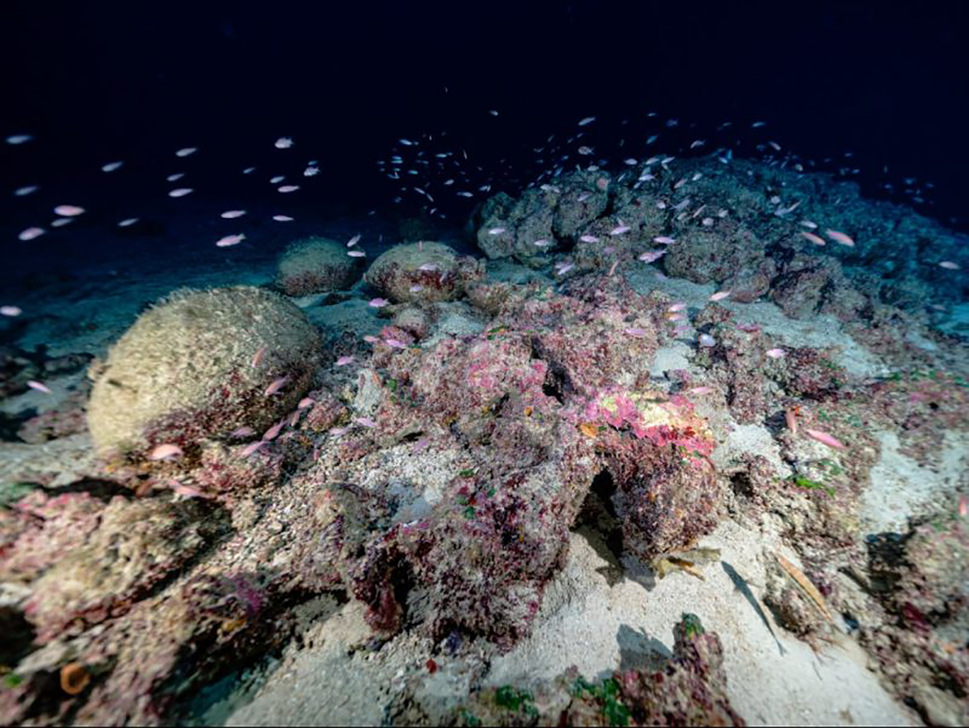
#> input picture preprocess/data/img0.png, 969 x 728 px, shrunk from 1200 x 902 before the run
$ python -i preprocess.py   (imports and definitions only)
#> lines starting #> are read from the running program, lines starting #| are printed output that depends on the picture; after the words box and inside, x2 and y2 are one past the last pixel; in counts of white or black regions, pixels touching at a corner belong together
import cv2
import matplotlib.pyplot as plt
import numpy as np

# [1 line not run here, left out]


def preprocess(image):
    image = cv2.cvtColor(image, cv2.COLOR_RGB2BGR)
#> image is the input picture: shape (728, 969, 3); mean B, G, R 83.5, 77.8, 76.3
    sat = cv2.cvtColor(image, cv2.COLOR_BGR2HSV_FULL)[:, :, 2]  # 1. gray
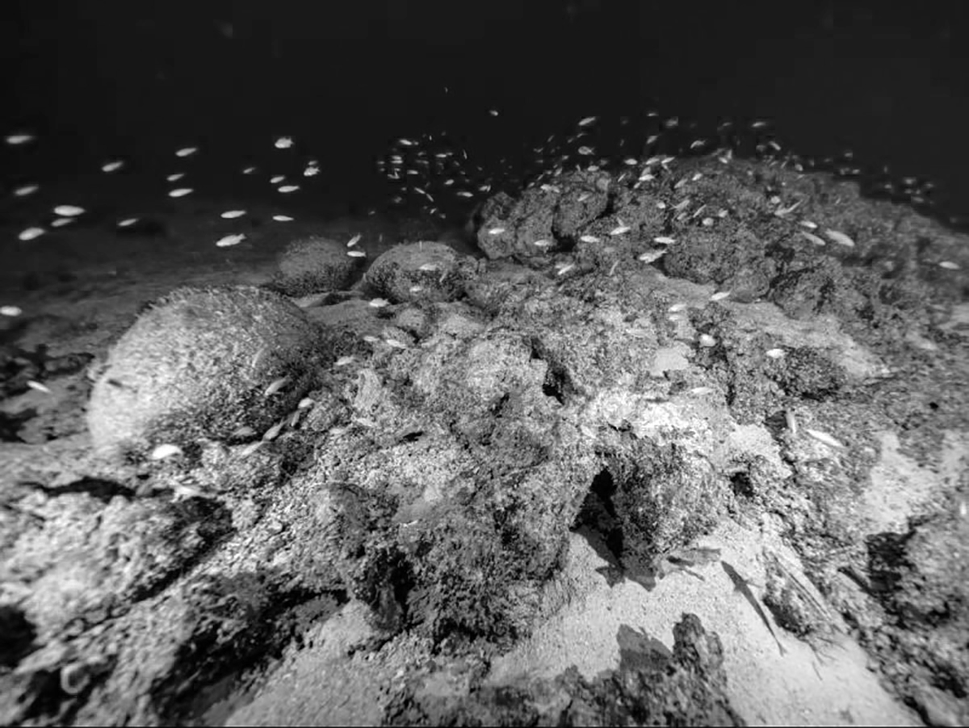
#> sat: shape (728, 969); min 0, max 255, mean 92.9

    # [7 lines of commented-out code are left out]

    edges = cv2.Canny(sat, 100, 255)
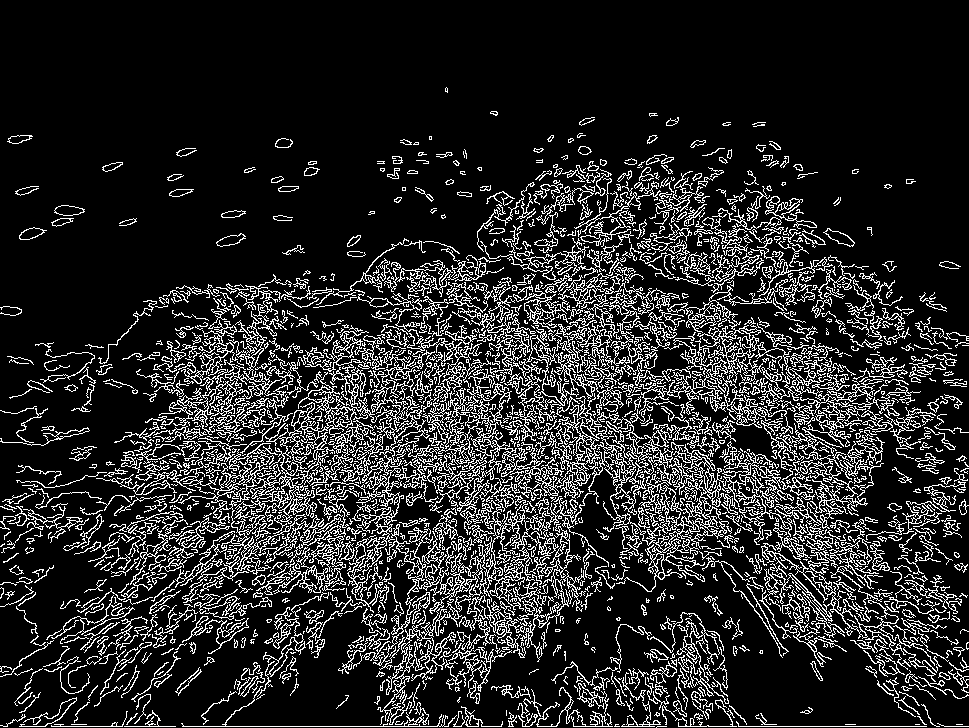
#> edges: shape (728, 969); 15.7% white in thin lines or dots, all inside (x1, y1, x2, y2) = (0, 87, 969, 728)

    kernel = np.zeros((8, 8), np.uint8)
    img_erosion = cv2.erode(edges, kernel, iterations=1)
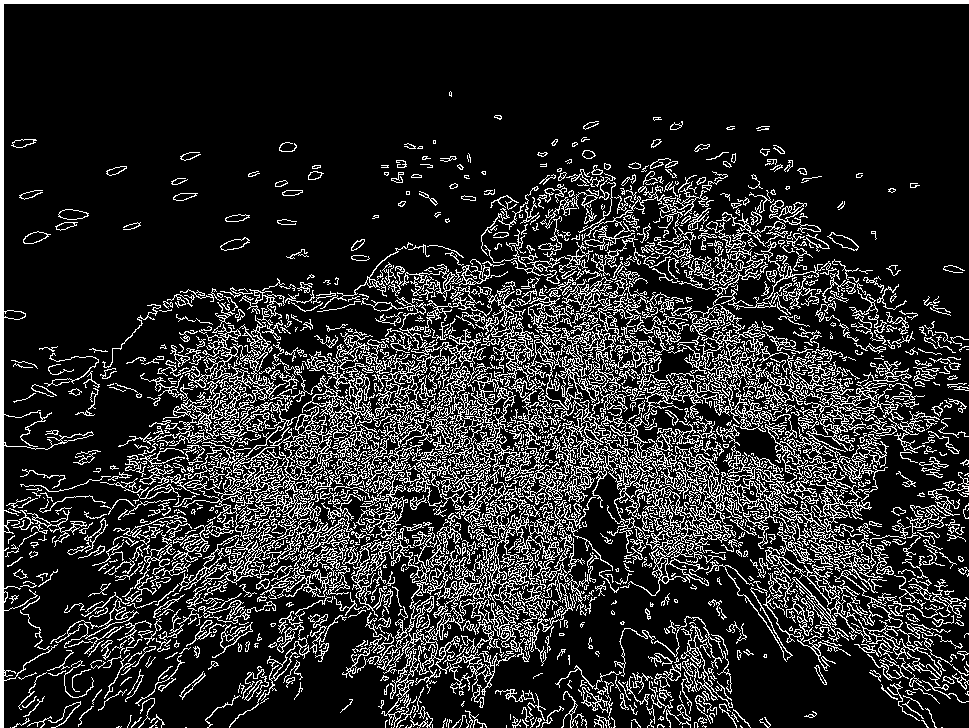
#> img_erosion: shape (728, 969); 16.5% white in thin lines or dots

    OPEN_KERNEL, CLOSE_KERNEL = np.ones((5, 5), np.uint8), np.ones((20, 20), np.uint8)

    morph = cv2.morphologyEx(cv2.bitwise_not(img_erosion), cv2.MORPH_OPEN, OPEN_KERNEL)
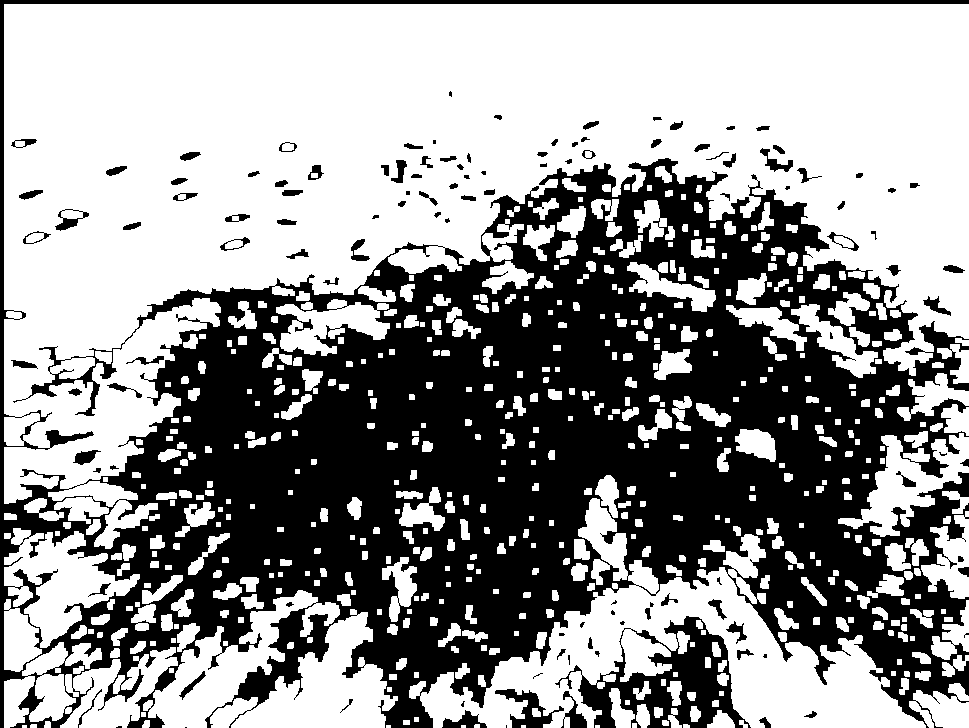
#> morph: shape (728, 969); 58.9% white; 120 black regions (25 under 20 px), largest, box (x1, y1, x2, y2) and area: (0, 0, 969, 728) 273178, (555, 616, 751, 728) 7930, (495, 689, 564, 728) 959
    morph = cv2.morphologyEx(morph, cv2.MORPH_CLOSE, CLOSE_KERNEL)
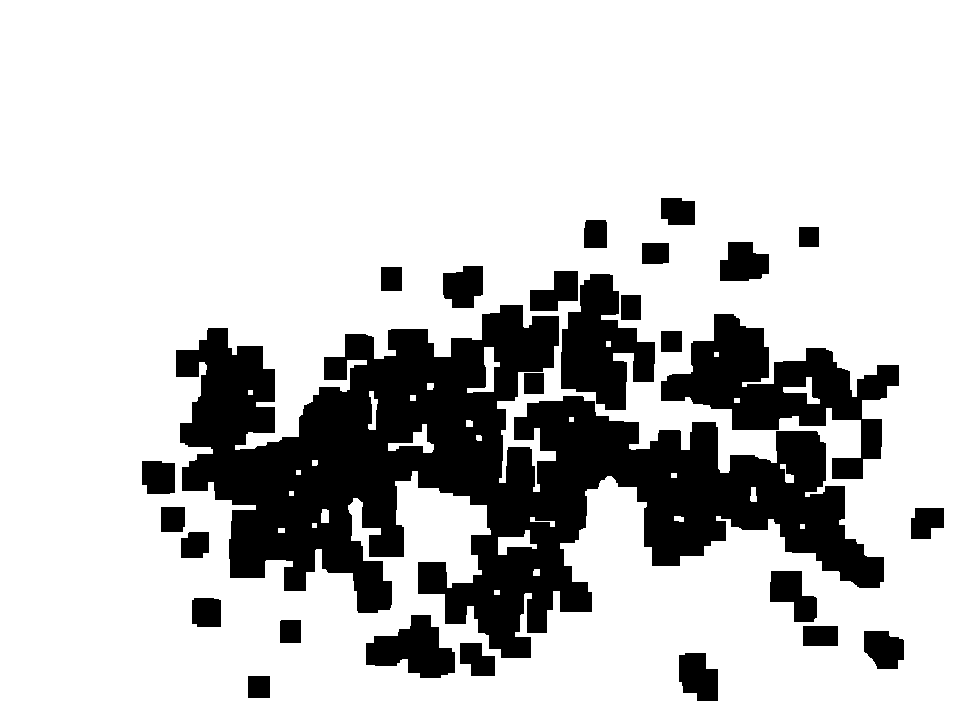
#> morph: shape (728, 969); 78.7% white; 27 black regions, largest, box (x1, y1, x2, y2) and area: (176, 305, 884, 658) 105576, (661, 314, 899, 479) 15016, (561, 274, 655, 410) 7546

    morph = cv2.bitwise_not(morph)
#> morph: shape (728, 969); 21.3% white; 27 white regions

    contours, hierarchy = cv2.findContours(
        morph, cv2.RETR_EXTERNAL, cv2.CHAIN_APPROX_SIMPLE
    )
#> contours = 27 contours; largest, box (x1, y1, x2, y2) and area: (176, 305, 884, 658) 105598, (661, 314, 899, 479) 14848, (561, 274, 655, 410) 7296, (366, 615, 455, 678) 3219, (770, 571, 817, 622) 1422

    rectangle_images = []
    min_contour_area = 10000
    try:
        hierarchy = hierarchy[0]
    except:
        hierarchy = []
    height, width, _ = image.shape
#> height = 728; width = 969
    min_x, min_y = width, height
#> min_x = 969; min_y = 728
    max_x = max_y = 0
    for contour, hier in zip(contours, hierarchy):
        if cv2.contourArea(contour) > min_contour_area:
            (x, y, w, h) = cv2.boundingRect(contour)
            min_x, max_x = min(x, min_x), max(x + w, max_x)
            min_y, max_y = min(y, min_y), max(y + h, max_y)
            # cv2.rectangle(image, (x, y), (x + w, y + h), (255, 0, 0), 10)
            if x > 5 and y > 5:
                # extracted_rectangle = image[y : y + h, x : x + w]
                rectangle_images.append(list([x, y, w, h]))
            else:
                pass
#> this loop made 27 passes
#> (hier, x, y, w, h, min_x, max_x, min_y) on passes 16 to 17: ([16, 14, -1, -1], 661, 314, 238, 165, 661, 899, 314), ([17, 15, -1, -1], 176, 305, 708, 353, 176, 899, 305)
#> hier on passes 2, 3, 4, 6, 7, 8: [2, 0, -1, -1], [3, 1, -1, -1], [4, 2, -1, -1], [6, 4, -1, -1], [7, 5, -1, -1], [8, 6, -1, -1]
#> after the loop, rectangle_images = [[661, 314, 238, 165], [176, 305, 708, 353]]
    if max_x - min_x > 0 and max_y - min_y > 0:
        pass

    titles = ["image", "morph"]

    images = [image, morph]

    # [8 lines of commented-out code are left out]

    return rectangle_images, morph

>>> import cv2
>>> picture = cv2.cvtColor(cv2.imread('data/img0.png'), cv2.COLOR_BGR2RGB)
>>> result = preprocess(picture)

$ run again, on preprocess/data/img1.png
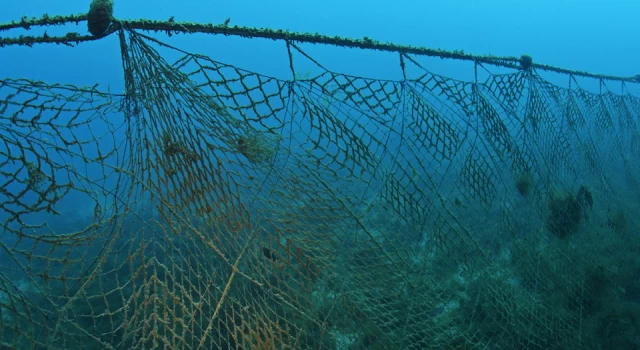
#> input picture preprocess/data/img1.png, 640 x 350 px
#> in preprocess, image is the input picture: shape (350, 640, 3); mean B, G, R 123.2, 101.2, 26.3
#> in preprocess, `edges = cv2.Canny(sat, 100, 255)`:
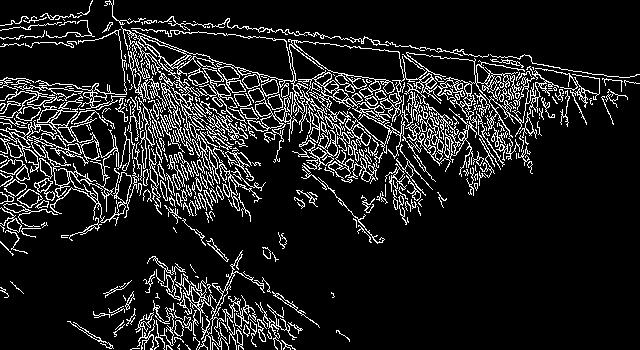
#> edges: shape (350, 640); 12.1% white in thin lines or dots
#> img_erosion: shape (350, 640); 13.7% white in thin lines or dots
#> in preprocess, `morph = cv2.morphologyEx(morph, cv2.MORPH_CLOSE, CLOSE_KERNEL)`:
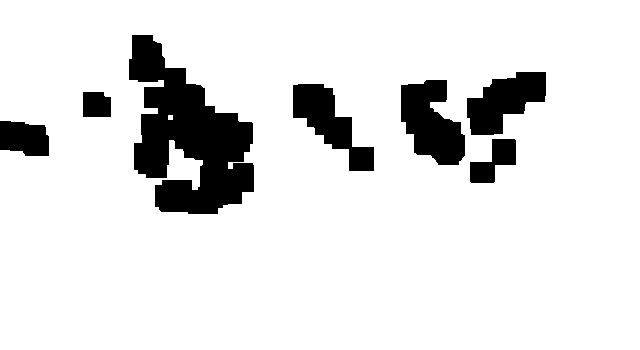
#> morph: shape (350, 640); 88.6% white; 7 black regions, largest, box (x1, y1, x2, y2) and area: (129, 35, 254, 214) 12565, (401, 80, 465, 165) 3633, (467, 72, 546, 135) 3044
#> contours = 7 contours; box (x1, y1, x2, y2) and area: (129, 35, 254, 214) 12142, (401, 80, 465, 165) 3486, (467, 72, 546, 135) 2910, (293, 84, 374, 171) 2868, (0, 121, 49, 156) 1368, (470, 139, 516, 183) 1050, (83, 92, 111, 117) 615
#> the loop in preprocess, `for contour, hier in zip(contours, hierarchy):` made 7 passes
#> (hier, x, y, w, h, min_x, max_x, min_y) on pass 7: ([-1, 5, -1, -1], 129, 35, 125, 179, 129, 254, 35)
#> after the loop in preprocess, `for contour, hier in zip(contours, hierarchy):`: rectangle_images = [[129, 35, 125, 179]]

$ run again, on preprocess/data/img10.png
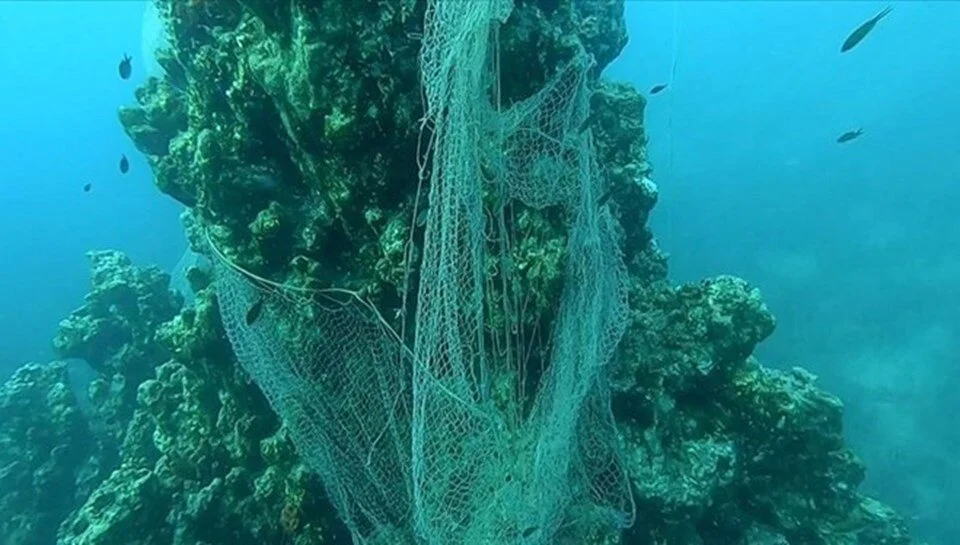
#> input picture preprocess/data/img10.png, 960 x 545 px
#> in preprocess, image is the input picture: shape (545, 960, 3); mean B, G, R 136.9, 130.5, 26.9
#> in preprocess, `edges = cv2.Canny(sat, 100, 255)`:
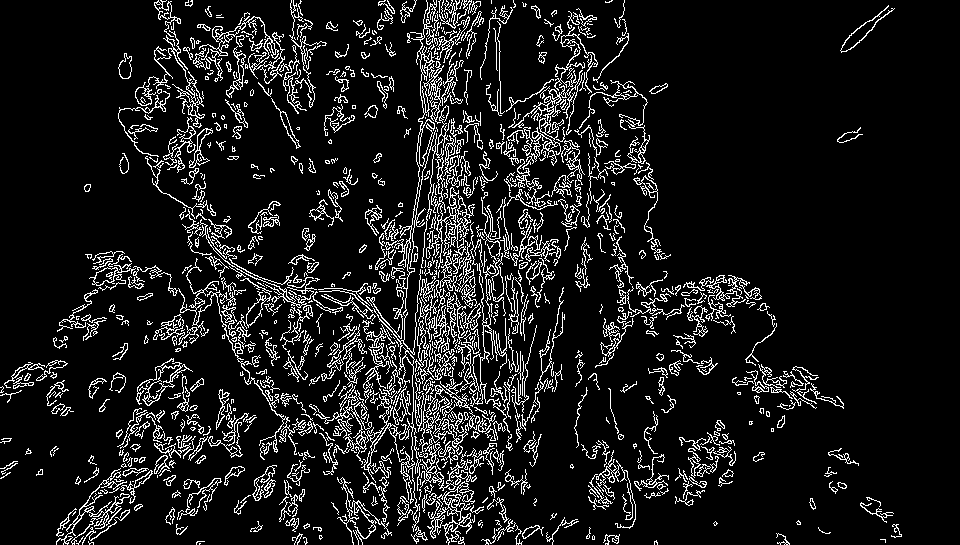
#> edges: shape (545, 960); 10.2% white in thin lines or dots
#> img_erosion: shape (545, 960); 11.3% white in thin lines or dots
#> in preprocess, `morph = cv2.morphologyEx(morph, cv2.MORPH_CLOSE, CLOSE_KERNEL)`:
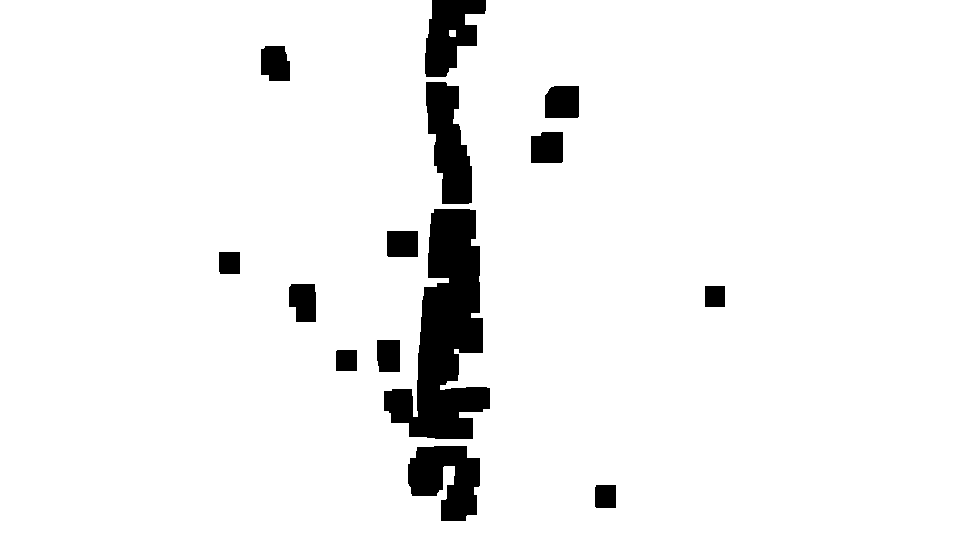
#> morph: shape (545, 960); 94.1% white; 14 black regions, largest, box (x1, y1, x2, y2) and area: (384, 209, 490, 439) 13006, (408, 446, 480, 521) 3748, (426, 82, 472, 204) 3717
#> contours = 14 contours; largest, box (x1, y1, x2, y2) and area: (384, 209, 490, 439) 12560, (408, 446, 480, 521) 3567, (426, 82, 472, 204) 3550, (425, 0, 486, 77) 2928, (545, 86, 579, 118) 989
#> the loop in preprocess, `for contour, hier in zip(contours, hierarchy):` made 14 passes
#> (hier, x, y, w, h, min_x, max_x, min_y) on pass 9: ([9, 7, -1, -1], 384, 209, 106, 230, 384, 490, 209)
#> after the loop in preprocess, `for contour, hier in zip(contours, hierarchy):`: rectangle_images = [[384, 209, 106, 230]]

$ run again, on preprocess/data/img11.png
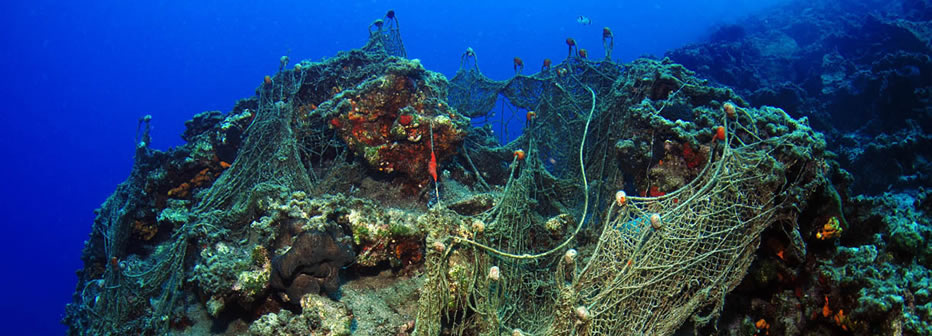
#> input picture preprocess/data/img11.png, 932 x 336 px
#> in preprocess, image is the input picture: shape (336, 932, 3); mean B, G, R 108.2, 65.9, 33.6
#> in preprocess, `edges = cv2.Canny(sat, 100, 255)`:
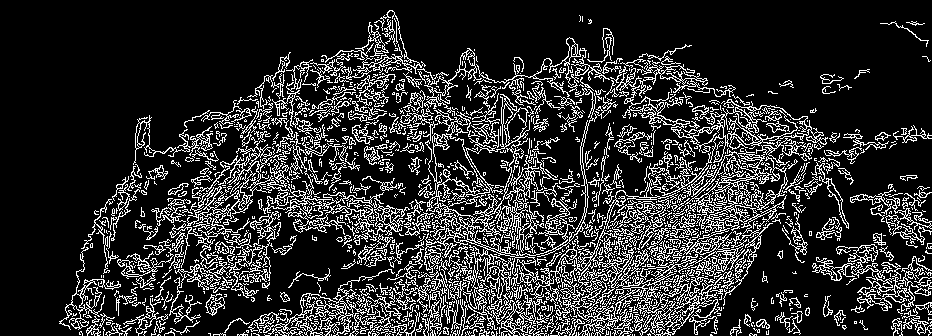
#> edges: shape (336, 932); 17.9% white in thin lines or dots
#> img_erosion: shape (336, 932); 19.2% white in thin lines or dots
#> in preprocess, `morph = cv2.morphologyEx(morph, cv2.MORPH_CLOSE, CLOSE_KERNEL)`:
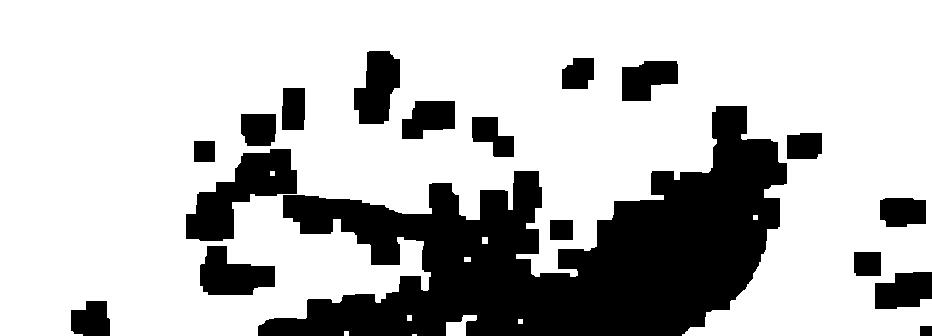
#> morph: shape (336, 932); 74% white; 18 black regions, largest, box (x1, y1, x2, y2) and area: (258, 106, 787, 336) 58056, (186, 149, 297, 241) 4832, (200, 246, 275, 295) 2440
#> contours = 18 contours; largest, box (x1, y1, x2, y2) and area: (258, 106, 787, 336) 56983, (186, 149, 297, 241) 4662, (200, 246, 275, 295) 2322, (354, 51, 400, 124) 2274, (875, 272, 932, 309) 1614
#> the loop in preprocess, `for contour, hier in zip(contours, hierarchy):` made 18 passes
#> (hier, x, y, w, h, min_x, max_x, min_y) on pass 13: ([13, 11, -1, -1], 258, 106, 529, 230, 258, 787, 106)
#> after the loop in preprocess, `for contour, hier in zip(contours, hierarchy):`: rectangle_images = [[258, 106, 529, 230]]
